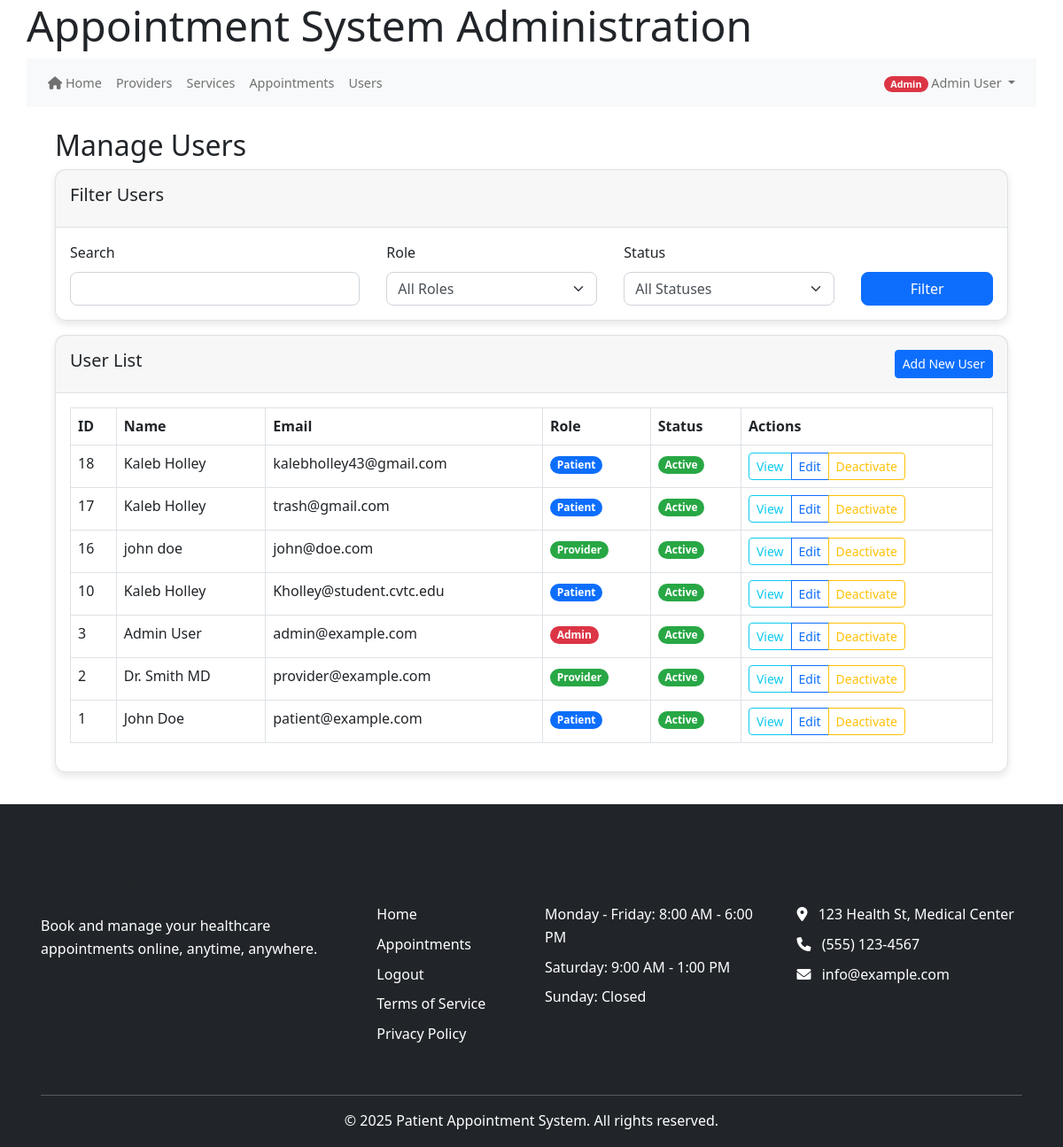
Before: /index.php/admin/users (signed in) with the older database file.
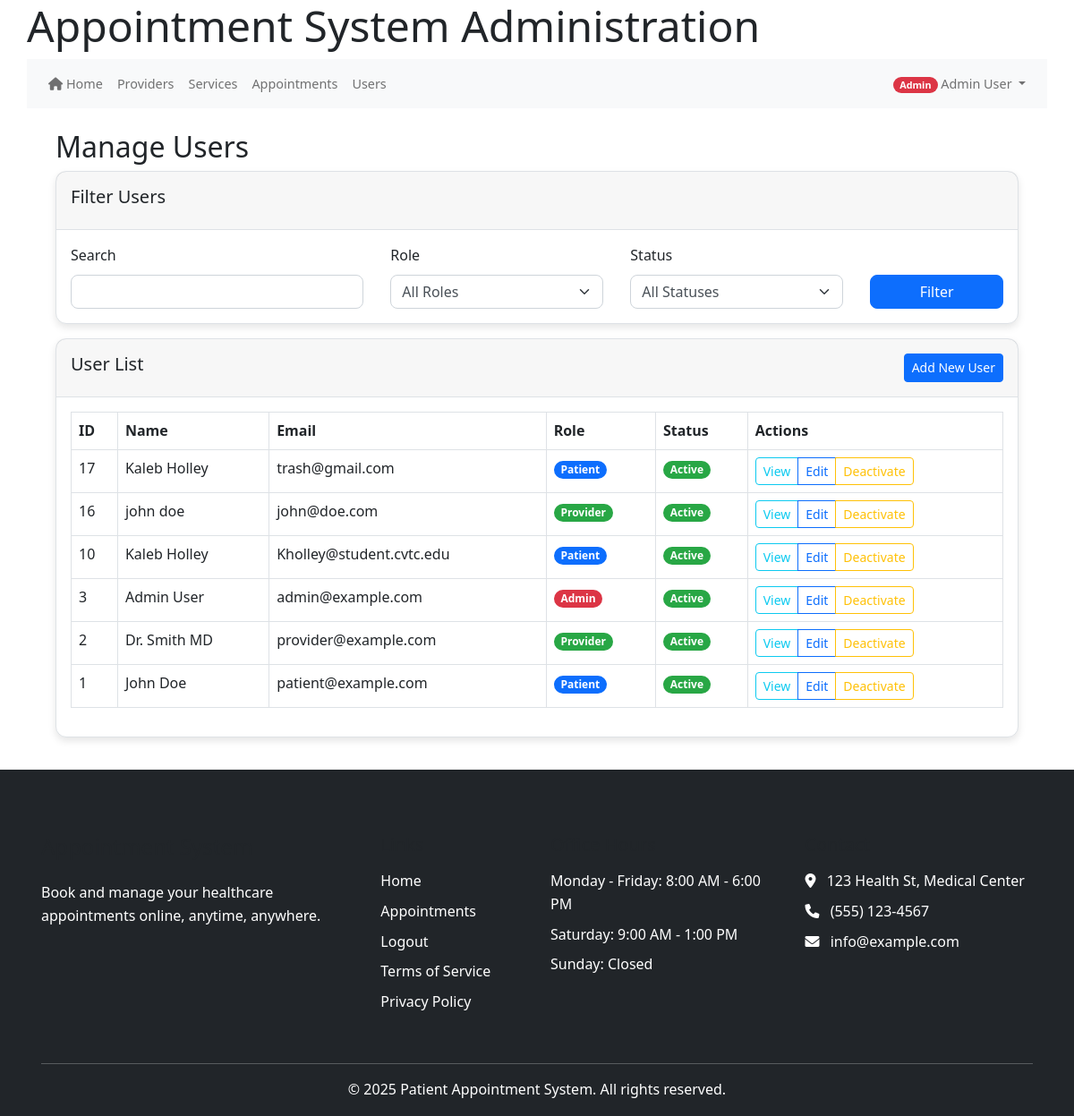
After: the same page with the newer database file.
### tables this page shows
CREATE TABLE IF NOT EXISTS `users` (
  `user_id` int(11) NOT NULL AUTO_INCREMENT,
  `email` varchar(255) NOT NULL,
  `password_hash` varchar(255) NOT NULL,
  `first_name` varchar(100) NOT NULL,
  `last_name` varchar(100) NOT NULL,
  `phone` varchar(20) DEFAULT NULL,
  `role` enum('patient','provider','admin','staff') NOT NULL,
  `is_active` tinyint(1) DEFAULT 1,
  `is_verified` tinyint(1) DEFAULT 0,
  `email_verified_at` datetime DEFAULT NULL,
  `created_at` datetime DEFAULT current_timestamp(),
  `last_login` datetime DEFAULT NULL,
  `verification_token` varchar(64) DEFAULT NULL,
  `reset_token` varchar(64) DEFAULT NULL,
  `reset_token_expires` datetime DEFAULT NULL,
  `token_expires` datetime DEFAULT NULL,
  `password_change_required` tinyint(1) DEFAULT 0,
  PRIMARY KEY (`user_id`)
);

### public_html/bootstrap.php (called while the page is built, shortened)
<?php
require_once APP_ROOT . '/core/helpers.php';
require_once CORE_PATH . '/helpers.php';
function get_db() {
    static $db = null;
    if ($db === null) {
        if (defined('DB_HOST') && defined('DB_USER') && defined('DB_PASS') && defined('DB_NAME')) {
            $db = new mysqli(DB_HOST, DB_USER, DB_PASS, DB_NAME);
            $db->set_charset('utf8mb4');
        } else {
            throw new Exception("Database constants not defined");
        }
    }
    return $db;
}
return true;

### models/User.php (called while the page is built, shortened)
<?php
class User {
    private $db;
    public function __construct($db) {
        $this->db = $db;
    }
    public function getAllUsersWithFilters($whereClause = "", $params = []) {
        try {
            $sql = "SELECT * FROM users $whereClause ORDER BY user_id DESC";
            if (empty($params)) {
                $stmt = $this->db->query($sql);
                return $stmt->fetch_all(MYSQLI_ASSOC);
            }
        } catch (Exception $e) {
            error_log("Get users error: " . $e->getMessage());
            return [];
        }
    }
}
?>

### core/helpers.php (called while the page is built, shortened)
<?php
function base_url($path = '') {
    $protocol = isset($_SERVER['HTTPS']) && $_SERVER['HTTPS'] !== 'off' ? 'https' : 'http';
    $host = $_SERVER['HTTP_HOST'];
    $script_name = $_SERVER['SCRIPT_NAME'];
    $base_dir = dirname($script_name);
    $base_url = "{$protocol}://{$host}{$base_dir}";
    $base_url = rtrim($base_url, '/');
    $path = ltrim($path, '/');
    return $path ? "{$base_url}/{$path}" : $base_url;
}

### views/admin/users.php (the view, shortened to what the changed rows need)
<?php include VIEW_PATH . '/partials/header.php'; ?>
<div class="container">
    <h2>Manage Users</h2>
    <div class="row mb-3">
        <div class="col-md-12">
            <div class="card">
                <div class="card-body">
                    <div class="table-responsive">
                        <table class="table table-bordered table-hover">
                            <thead>
                                <tr>
                                    <th>ID</th>
                                    <th>Name</th>
                                    <th>Email</th>
                                    <th>Role</th>
                                    <th>Status</th>
                                    <th>Actions</th>
                                </tr>
                            </thead>
                            <tbody>
                                <?php foreach ($users as $user): ?>
                                <tr>
                                    <td><?= $user['user_id'] ?></td>
                                    <td><?= htmlspecialchars($user['first_name'] . ' ' . $user['last_name']) ?></td>
                                    <td><?= htmlspecialchars($user['email']) ?></td>
                                    <td><span class="badge bg-<?= $user['role'] === 'admin' ? 'danger' : ($user['role'] === 'provider' ? 'success' : 'primary') ?>"><?= ucfirst($user['role']) ?></span></td>
                                    <td><?= $user['is_active'] ? '<span class="badge bg-success">Active</span>' : '<span class="badge bg-secondary">Inactive</span>' ?></td>
                                    <td>
                                        <div class="btn-group btn-group-sm">
                                            <a href="<?= base_url('index.php/admin/users/view/' . $user['user_id']) ?>" class="btn btn-outline-info">View</a>
                                            <a href="<?= base_url('index.php/admin/users/edit/' . $user['user_id']) ?>" class="btn btn-outline-primary">Edit</a>
                                            <?php if ($user['is_active']): ?>
                                                <button type="button" class="btn btn-outline-warning" data-bs-toggle="modal" data-bs-target="#deleteUserModal<?= $user['user_id'] ?>">Deactivate</button>
                                            <?php else: ?>
                                                <button type="button" class="btn btn-outline-success" data-bs-toggle="modal" data-bs-target="#deleteUserModal<?= $user['user_id'] ?>">Activate</button>
                                            <?php endif; ?>
                                        </div>
                                    </td>
                                </tr>
                                <?php endforeach; ?>
                            </tbody>
                        </table>
                    </div>
                </div>
            </div>
        </div>
    </div>
</div>
<?php include VIEW_PATH . '/partials/footer.php'; ?>

Changed rows visible on the page:
removed users: user_id "18", first_name+last_name "Kaleb Holley", email "kalebholley43@gmail.com", role "Patient", is_active "Active"
